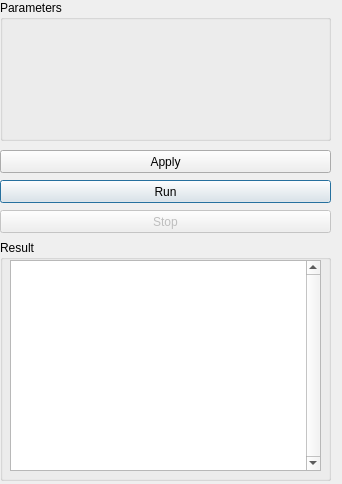
<?xml version="1.0" encoding="UTF-8"?>
<ui version="4.0">
 <author>Nestor Rodriguez</author>
 <class>Dialog</class>
 <widget class="QDialog" name="Dialog">
  <property name="windowModality">
   <enum>Qt::NonModal</enum>
  </property>
  <property name="geometry">
   <rect>
    <x>0</x>
    <y>0</y>
    <width>342</width>
    <height>484</height>
   </rect>
  </property>
  <property name="windowTitle">
   <string>Pbil</string>
  </property>
  <widget class="QWidget" name="verticalLayoutWidget">
   <property name="geometry">
    <rect>
     <x>0</x>
     <y>0</y>
     <width>331</width>
     <height>141</height>
    </rect>
   </property>
   <layout class="QVBoxLayout" name="verticalLayout">
    <item>
     <widget class="QGroupBox" name="paramBox">
      <property name="title">
       <string>Parameters</string>
      </property>
     </widget>
    </item>
   </layout>
  </widget>
  <widget class="QGroupBox" name="resultBox">
   <property name="geometry">
    <rect>
     <x>0</x>
     <y>240</y>
     <width>331</width>
     <height>241</height>
    </rect>
   </property>
   <property name="title">
    <string>Result</string>
   </property>
   <widget class="QTextEdit" name="resultTextEdit">
    <property name="geometry">
     <rect>
      <x>10</x>
      <y>20</y>
      <width>311</width>
      <height>211</height>
     </rect>
    </property>
    <property name="verticalScrollBarPolicy">
     <enum>Qt::ScrollBarAlwaysOn</enum>
    </property>
   </widget>
  </widget>
  <widget class="QPushButton" name="runButton">
   <property name="geometry">
    <rect>
     <x>0</x>
     <y>180</y>
     <width>331</width>
     <height>23</height>
    </rect>
   </property>
   <property name="text">
    <string>Run</string>
   </property>
  </widget>
  <widget class="QPushButton" name="applyButton">
   <property name="geometry">
    <rect>
     <x>0</x>
     <y>150</y>
     <width>331</width>
     <height>23</height>
    </rect>
   </property>
   <property name="text">
    <string>Apply</string>
   </property>
  </widget>
  <widget class="QPushButton" name="stopButton">
   <property name="enabled">
    <bool>false</bool>
   </property>
   <property name="geometry">
    <rect>
     <x>0</x>
     <y>210</y>
     <width>331</width>
     <height>23</height>
    </rect>
   </property>
   <property name="text">
    <string>Stop</string>
   </property>
  </widget>
 </widget>
 <resources/>
 <connections/>
</ui>
